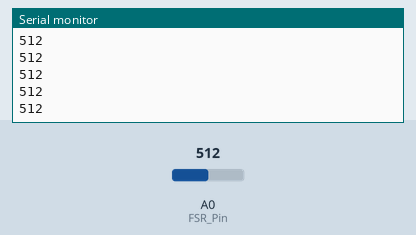
Simulated run of this sketch. Board: Arduino Uno, built with avr-gcc and run on an emulated ATmega328P. On the bench: the last lines printed to the serial monitor. The inputs (shaded band) are chosen by the test bench; at power-on: A0 (FSR_Pin) = 512.

Above: at 1.2 s.
1.3 s: A0 (FSR_Pin) set to 716
At 1.68 s:
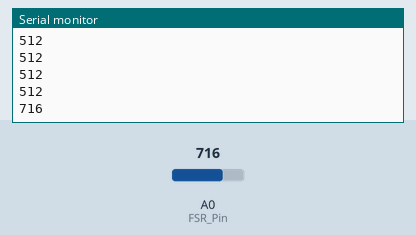
2.8 s: A0 (FSR_Pin) set to 900
At 2.93 s:
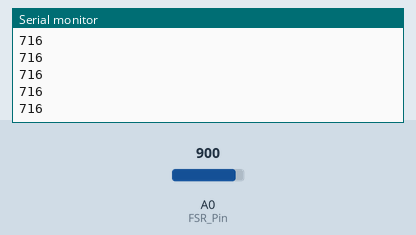
Timing chart, 0 to 5.8 s (numbered marks = the images above; inputs shaded):
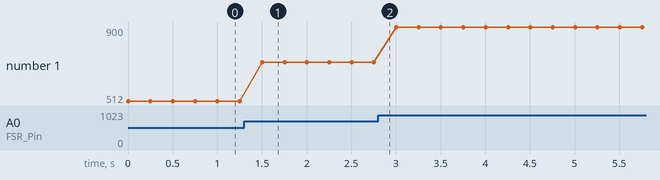

The sketch:

test_sensor_resistivo.ino
```cpp
int FSR_Pin = A0;

void setup(){
  Serial.begin(9600);
}

void loop(){
  int FSRReading = analogRead(FSR_Pin);

  Serial.println(FSRReading);
  delay(250);
}
```

Measured:
- after the input at 1.3 s, the serial monitor: prints a new line after 0.20 s (image 1)
- plotted number 1: 512 → 716 after the input at 1.3 s, 716 → 900 after the input at 2.8 s
